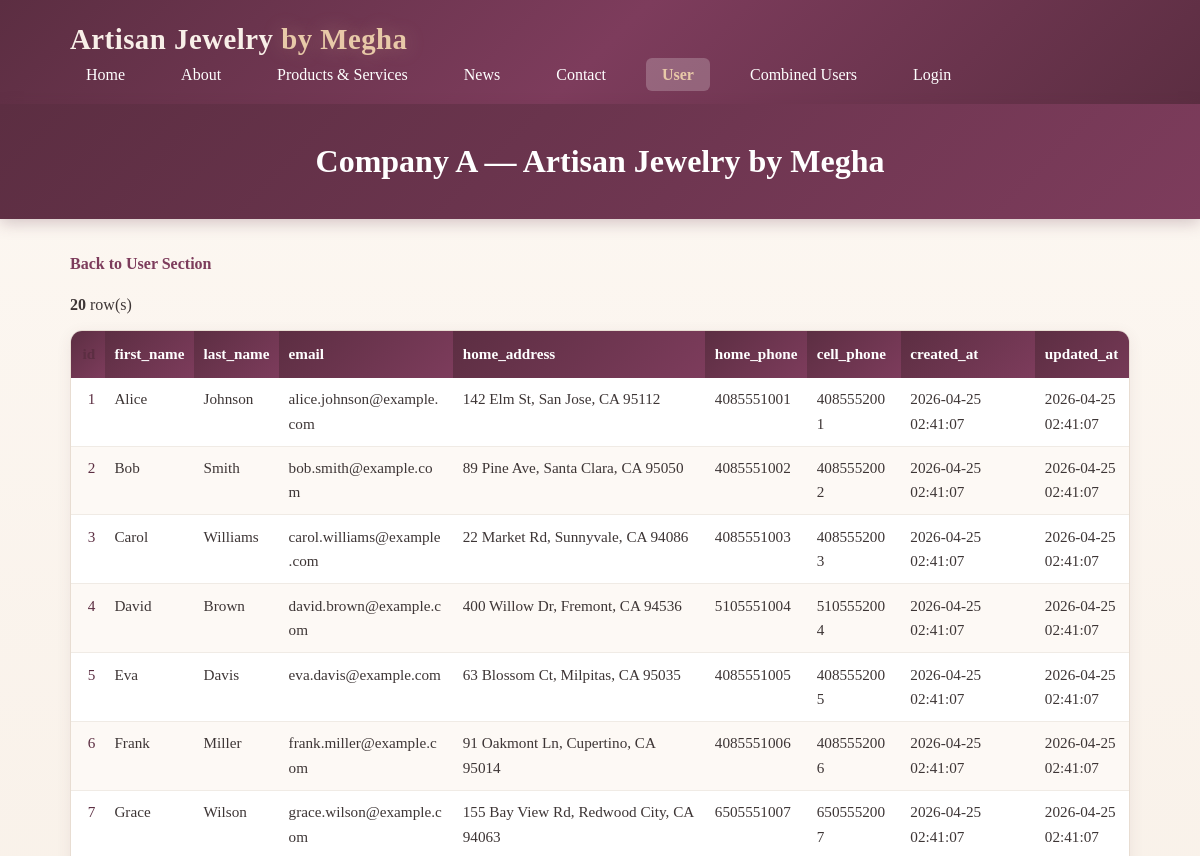
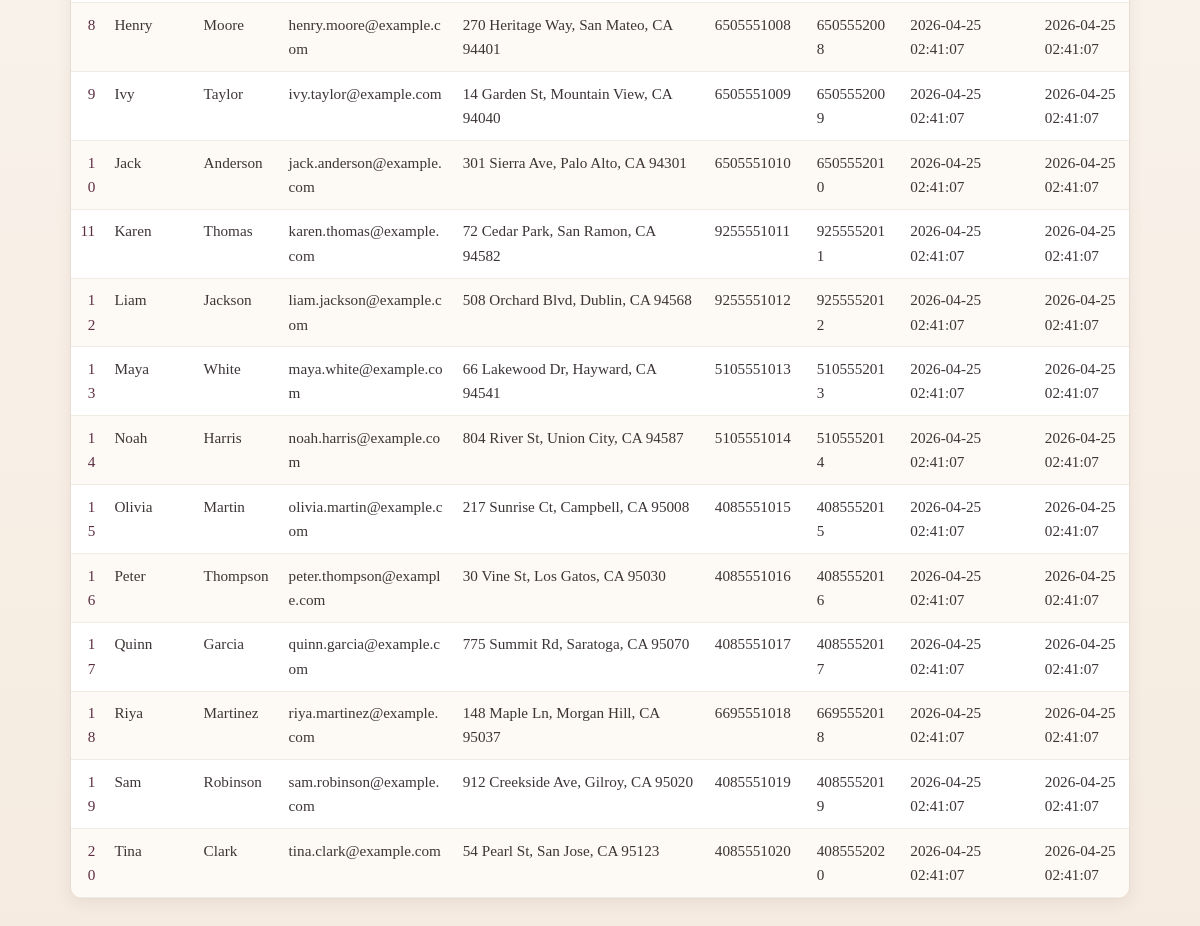
/user_browse.php, run on the app's committed database (2 pictures, top to bottom).
### tables this page shows
CREATE TABLE IF NOT EXISTS users (
    id INT UNSIGNED AUTO_INCREMENT PRIMARY KEY,
    first_name VARCHAR(100) NOT NULL,
    last_name VARCHAR(100) NOT NULL,
    email VARCHAR(255) NOT NULL,
    home_address VARCHAR(255) NOT NULL,
    home_phone VARCHAR(20) NOT NULL,
    cell_phone VARCHAR(20) NOT NULL,
    created_at TIMESTAMP NOT NULL DEFAULT CURRENT_TIMESTAMP,
    updated_at TIMESTAMP NOT NULL DEFAULT CURRENT_TIMESTAMP ON UPDATE CURRENT_TIMESTAMP,
    CONSTRAINT uq_users_email UNIQUE (email),
    CONSTRAINT chk_users_home_phone_len CHECK (CHAR_LENGTH(home_phone) >= 7),
    CONSTRAINT chk_users_cell_phone_len CHECK (CHAR_LENGTH(cell_phone) >= 7)
);

### user_browse.php (the view, shortened to what this page needs)
<?php
require_once __DIR__ . '/db.php';
$allUsers = [];
$dbError  = null;
$result = $conn->query(
    'SELECT id, first_name, last_name, email, home_address, home_phone, cell_phone, created_at, updated_at
     FROM users
     ORDER BY id ASC'
);
if ($result) {
    while ($row = $result->fetch_assoc()) {
        $allUsers[] = $row;
    }
} else {
    $dbError = $conn->error;
}
?>
<!DOCTYPE html>
<html lang="en">
<head>
    <link rel="stylesheet" href="css/style.css">
</head>
<body>
    <header>
        <div class="container">
            <div class="logo">Artisan Jewelry <span>by Megha</span></div>
            <nav>
                <ul>
                    <li><a href="index.html">Home</a></li>
                    <li><a href="about.html">About</a></li>
                    <li><a href="products.html">Products & Services</a></li>
                    <li><a href="news.html">News</a></li>
                    <li><a href="contact.php">Contact</a></li>
                    <li><a href="user.php" class="active" aria-current="page">User</a></li>
                    <li><a href="combined_users.php">Combined Users</a></li>
                    <li><a href="login.php">Login</a></li>
                </ul>
            </nav>
        </div>
    </header>
    <section class="page-title">
        <div class="container">
            <h1>Company A — Artisan Jewelry by Megha</h1>
        </div>
    </section>
    <main>
        <div class="container">
            <a class="back-link" href="user.php">Back to User Section</a>
            <?php if ($dbError !== null): ?>
                <div class="db-empty">Could not load users: <?php echo htmlspecialchars($dbError, ENT_QUOTES, 'UTF-8'); ?></div>
            <?php elseif (empty($allUsers)): ?>
                <div class="db-empty">No users found in the <code>users</code> table yet.</div>
            <?php else: ?>
                <p style="margin-bottom:0.75rem;"><strong><?php echo (int) count($allUsers); ?></strong> row(s)</p>
                <div class="db-table-wrap">
                    <table class="db-table">
                        <thead>
                            <tr>
                                <th class="num">id</th>
                                <th>first_name</th>
                                <th>last_name</th>
                                <th>email</th>
                                <th>home_address</th>
                                <th>home_phone</th>
                                <th>cell_phone</th>
                                <th>created_at</th>
                                <th>updated_at</th>
                            </tr>
                        </thead>
                        <tbody>
                            <?php foreach ($allUsers as $u): ?>
                                <tr>
                                    <td class="num"><?php echo (int) $u['id']; ?></td>
                                    <td><?php echo htmlspecialchars($u['first_name'] ?? '', ENT_QUOTES, 'UTF-8'); ?></td>
                                    <td><?php echo htmlspecialchars($u['last_name'] ?? '', ENT_QUOTES, 'UTF-8'); ?></td>
                                    <td><?php echo htmlspecialchars($u['email'] ?? '', ENT_QUOTES, 'UTF-8'); ?></td>
                                    <td><?php echo htmlspecialchars($u['home_address'] ?? '', ENT_QUOTES, 'UTF-8'); ?></td>
                                    <td><?php echo htmlspecialchars($u['home_phone'] ?? '', ENT_QUOTES, 'UTF-8'); ?></td>
                                    <td><?php echo htmlspecialchars($u['cell_phone'] ?? '', ENT_QUOTES, 'UTF-8'); ?></td>
                                    <td><?php echo htmlspecialchars((string) ($u['created_at'] ?? ''), ENT_QUOTES, 'UTF-8'); ?></td>
                                    <td><?php echo htmlspecialchars((string) ($u['updated_at'] ?? ''), ENT_QUOTES, 'UTF-8'); ?></td>
                                </tr>
                            <?php endforeach; ?>
                        </tbody>
                    </table>
                </div>
            <?php endif; ?>
        </div>
    </main>
</body>
</html>

### css/style.css (style rules this page uses)
* { margin: 0; padding: 0; box-sizing: border-box; }
body { font-family: 'Cormorant Garamond', 'Georgia', serif; line-height: 1.6; color: #3d3535; background: linear-gradient(180deg, #fdf8f3 0%, #f5ebe0 100%); }
.container { max-width: 1100px; margin: 0 auto; padding: 0 20px; }
header { background: linear-gradient(135deg, #5c2e42 0%, #7d3c5c 50%, #5c2e42 100%); color: #fff; padding: 1rem 0; box-shadow: 0 4px 20px rgba(92, 46, 66, 0.3); }
header .container { display: flex; justify-content: space-between; align-items: center; flex-wrap: wrap; }
.logo { font-size: 1.8rem; font-weight: 600; color: #f8efe8; letter-spacing: 0.5px; }
.logo span { color: #e8c9a8; text-shadow: 0 0 20px rgba(232, 201, 168, 0.3); }
nav ul { list-style: none; display: flex; gap: 1.5rem; }
nav a { color: #fff; text-decoration: none; padding: 0.5rem 1rem; border-radius: 6px; transition: all 0.3s ease; }
.page-title { background: linear-gradient(135deg, #5c2e42 0%, #7d3c5c 100%); color: #fff; padding: 2rem 0; text-align: center; box-shadow: 0 4px 15px rgba(92, 46, 66, 0.25); }
.page-title h1 { font-size: 2rem; }
main { padding: 2rem 0; min-height: 400px; }
main p { margin-bottom: 1rem; }
main a { color: #7d3c5c; text-decoration: none; font-weight: 600; transition: color 0.2s; }

### user_browse.php (style rules this page uses)
nav a.active { background: rgba(255, 255, 255, 0.22); color: #e8c9a8; font-weight: 600; pointer-events: none; }
.db-table-wrap { overflow-x: auto; border: 1px solid #e8ddd2; border-radius: 12px; background: #fff; box-shadow: 0 4px 15px rgba(92, 46, 66, 0.08); }
.db-table { width: 100%; border-collapse: collapse; min-width: 1100px; font-size: 0.95rem; }
.db-table th { text-align: left; padding: 0.7rem 0.6rem; color: #fff; background: linear-gradient(135deg, #5c2e42 0%, #7d3c5c 100%); font-weight: 600; white-space: nowrap; position: sticky; top: 0; }
.db-table td { padding: 0.6rem; border-bottom: 1px solid #f0ebe5; vertical-align: top; word-break: break-word; }
.db-table tbody tr:nth-child(even) { background: #fdf9f5; }
.db-table .num { text-align: right; font-variant-numeric: tabular-nums; color: #5c2e42; }
.back-link { display: inline-block; margin-bottom: 1rem; }

### data on the page
users: id "1", first_name "Alice", last_name "Johnson", email "alice.johnson@example.com", home_address "142 Elm St, San Jose, CA 95112", home_phone "4085551001", cell_phone "4085552001", created_at "2026-04-25 02:41:07", updated_at "2026-04-25 02:41:07"
users: id "2", first_name "Bob", last_name "Smith", email "bob.smith@example.com", home_address "89 Pine Ave, Santa Clara, CA 95050", home_phone "4085551002", cell_phone "4085552002", created_at "2026-04-25 02:41:07", updated_at "2026-04-25 02:41:07"
users: id "3", first_name "Carol", last_name "Williams", email "carol.williams@example.com", home_address "22 Market Rd, Sunnyvale, CA 94086", home_phone "4085551003", cell_phone "4085552003", created_at "2026-04-25 02:41:07", updated_at "2026-04-25 02:41:07"
users: id "4", first_name "David", last_name "Brown", email "david.brown@example.com", home_address "400 Willow Dr, Fremont, CA 94536", home_phone "5105551004", cell_phone "5105552004", created_at "2026-04-25 02:41:07", updated_at "2026-04-25 02:41:07"
users: id "5", first_name "Eva", last_name "Davis", email "eva.davis@example.com", home_address "63 Blossom Ct, Milpitas, CA 95035", home_phone "4085551005", cell_phone "4085552005", created_at "2026-04-25 02:41:07", updated_at "2026-04-25 02:41:07"
users: id "6", first_name "Frank", last_name "Miller", email "frank.miller@example.com", home_address "91 Oakmont Ln, Cupertino, CA 95014", home_phone "4085551006", cell_phone "4085552006", created_at "2026-04-25 02:41:07", updated_at "2026-04-25 02:41:07"
users: id "7", first_name "Grace", last_name "Wilson", email "grace.wilson@example.com", home_address "155 Bay View Rd, Redwood City, CA 94063", home_phone "6505551007", cell_phone "6505552007", created_at "2026-04-25 02:41:07", updated_at "2026-04-25 02:41:07"
users: id "8", first_name "Henry", last_name "Moore", email "henry.moore@example.com", home_address "270 Heritage Way, San Mateo, CA 94401", home_phone "6505551008", cell_phone "6505552008", created_at "2026-04-25 02:41:07", updated_at "2026-04-25 02:41:07"
users: id "9", first_name "Ivy", last_name "Taylor", email "ivy.taylor@example.com", home_address "14 Garden St, Mountain View, CA 94040", home_phone "6505551009", cell_phone "6505552009", created_at "2026-04-25 02:41:07", updated_at "2026-04-25 02:41:07"
users: id "10", first_name "Jack", last_name "Anderson", email "jack.anderson@example.com", home_address "301 Sierra Ave, Palo Alto, CA 94301", home_phone "6505551010", cell_phone "6505552010", created_at "2026-04-25 02:41:07", updated_at "2026-04-25 02:41:07"
users: id "11", first_name "Karen", last_name "Thomas", email "karen.thomas@example.com", home_address "72 Cedar Park, San Ramon, CA 94582", home_phone "9255551011", cell_phone "9255552011", created_at "2026-04-25 02:41:07", updated_at "2026-04-25 02:41:07"
users: id "12", first_name "Liam", last_name "Jackson", email "liam.jackson@example.com", home_address "508 Orchard Blvd, Dublin, CA 94568", home_phone "9255551012", cell_phone "9255552012", created_at "2026-04-25 02:41:07", updated_at "2026-04-25 02:41:07"
users: id "13", first_name "Maya", last_name "White", email "maya.white@example.com", home_address "66 Lakewood Dr, Hayward, CA 94541", home_phone "5105551013", cell_phone "5105552013", created_at "2026-04-25 02:41:07", updated_at "2026-04-25 02:41:07"
users: id "14", first_name "Noah", last_name "Harris", email "noah.harris@example.com", home_address "804 River St, Union City, CA 94587", home_phone "5105551014", cell_phone "5105552014", created_at "2026-04-25 02:41:07", updated_at "2026-04-25 02:41:07"
users: id "15", first_name "Olivia", last_name "Martin", email "olivia.martin@example.com", home_address "217 Sunrise Ct, Campbell, CA 95008", home_phone "4085551015", cell_phone "4085552015", created_at "2026-04-25 02:41:07", updated_at "2026-04-25 02:41:07"
users: id "16", first_name "Peter", last_name "Thompson", email "peter.thompson@example.com", home_address "30 Vine St, Los Gatos, CA 95030", home_phone "4085551016", cell_phone "4085552016", created_at "2026-04-25 02:41:07", updated_at "2026-04-25 02:41:07"
users: id "17", first_name "Quinn", last_name "Garcia", email "quinn.garcia@example.com", home_address "775 Summit Rd, Saratoga, CA 95070", home_phone "4085551017", cell_phone "4085552017", created_at "2026-04-25 02:41:07", updated_at "2026-04-25 02:41:07"
users: id "18", first_name "Riya", last_name "Martinez", email "riya.martinez@example.com", home_address "148 Maple Ln, Morgan Hill, CA 95037", home_phone "6695551018", cell_phone "6695552018", created_at "2026-04-25 02:41:07", updated_at "2026-04-25 02:41:07"
users: id "19", first_name "Sam", last_name "Robinson", email "sam.robinson@example.com", home_address "912 Creekside Ave, Gilroy, CA 95020", home_phone "4085551019", cell_phone "4085552019", created_at "2026-04-25 02:41:07", updated_at "2026-04-25 02:41:07"
users: id "20", first_name "Tina", last_name "Clark", email "tina.clark@example.com", home_address "54 Pearl St, San Jose, CA 95123", home_phone "4085551020", cell_phone "4085552020", created_at "2026-04-25 02:41:07", updated_at "2026-04-25 02:41:07"

### other printed values
count($allUsers) "20"
